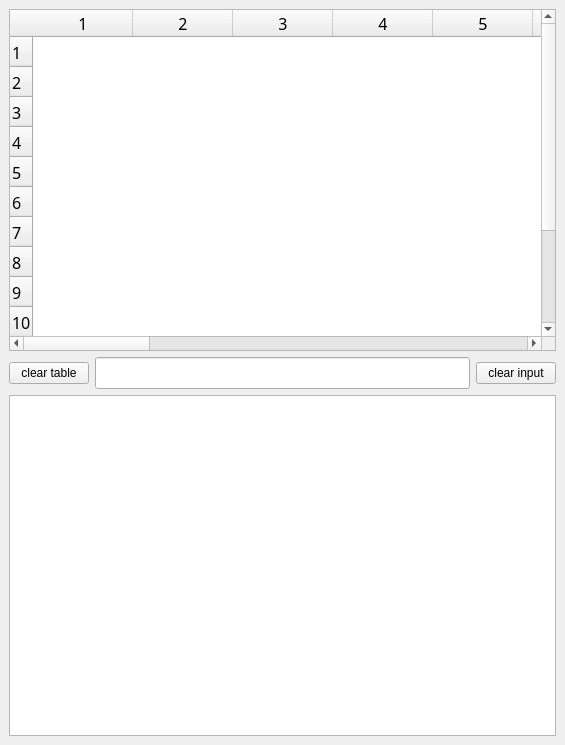
<?xml version="1.0" encoding="UTF-8"?>
<ui version="4.0">
 <class>Form</class>
 <widget class="QWidget" name="Form">
  <property name="geometry">
   <rect>
    <x>0</x>
    <y>0</y>
    <width>565</width>
    <height>745</height>
   </rect>
  </property>
  <property name="windowTitle">
   <string>Radkfile interesect query</string>
  </property>
  <layout class="QGridLayout">
   <property name="margin">
    <number>9</number>
   </property>
   <property name="spacing">
    <number>6</number>
   </property>
   <item row="1" column="2">
    <widget class="QPushButton" name="pushButton">
     <property name="text">
      <string>clear input</string>
     </property>
    </widget>
   </item>
   <item row="1" column="1">
    <widget class="QLineEdit" name="lineEdit">
     <property name="font">
      <font>
       <family>IPAPMincho</family>
       <pointsize>13</pointsize>
       <weight>50</weight>
       <italic>false</italic>
       <bold>false</bold>
       <underline>false</underline>
       <strikeout>false</strikeout>
      </font>
     </property>
     <property name="toolTip">
      <string>paste kanjis here, and all the key belonging to at least one of them will highlight</string>
     </property>
    </widget>
   </item>
   <item row="1" column="0">
    <widget class="QPushButton" name="clearButton">
     <property name="text">
      <string>clear table</string>
     </property>
    </widget>
   </item>
   <item row="0" column="0" colspan="3">
    <widget class="QTableWidget" name="tableWidget">
     <property name="font">
      <font>
       <family>Bitstream Cyberbit</family>
       <pointsize>12</pointsize>
      </font>
     </property>
     <property name="autoScroll">
      <bool>false</bool>
     </property>
     <property name="editTriggers">
      <set>QAbstractItemView::NoEditTriggers</set>
     </property>
     <property name="dragEnabled">
      <bool>true</bool>
     </property>
     <property name="selectionMode">
      <enum>QAbstractItemView::MultiSelection</enum>
     </property>
     <property name="showGrid">
      <bool>false</bool>
     </property>
     <property name="rowCount">
      <number>13</number>
     </property>
     <property name="columnCount">
      <number>20</number>
     </property>
     <row/>
     <row/>
     <row/>
     <row/>
     <row/>
     <row/>
     <row/>
     <row/>
     <row/>
     <row/>
     <row/>
     <row/>
     <row/>
     <column/>
     <column/>
     <column/>
     <column/>
     <column/>
     <column/>
     <column/>
     <column/>
     <column/>
     <column/>
     <column/>
     <column/>
     <column/>
     <column/>
     <column/>
     <column/>
     <column/>
     <column/>
     <column/>
     <column/>
    </widget>
   </item>
   <item row="2" column="0" colspan="3">
    <widget class="QTextEdit" name="textEdit">
     <property name="font">
      <font>
       <family>Bitstream Cyberbit</family>
       <pointsize>18</pointsize>
       <weight>50</weight>
       <italic>false</italic>
       <bold>false</bold>
       <underline>false</underline>
       <strikeout>false</strikeout>
      </font>
     </property>
     <property name="toolTip">
      <string>display all the kanjis who contains all of those keys selected on the above table</string>
     </property>
     <property name="readOnly">
      <bool>true</bool>
     </property>
    </widget>
   </item>
  </layout>
 </widget>
 <resources/>
 <connections>
  <connection>
   <sender>clearButton</sender>
   <signal>clicked()</signal>
   <receiver>tableWidget</receiver>
   <slot>clearSelection()</slot>
   <hints>
    <hint type="sourcelabel">
     <x>95</x>
     <y>149</y>
    </hint>
    <hint type="destinationlabel">
     <x>359</x>
     <y>122</y>
    </hint>
   </hints>
  </connection>
  <connection>
   <sender>pushButton</sender>
   <signal>clicked()</signal>
   <receiver>lineEdit</receiver>
   <slot>clear()</slot>
   <hints>
    <hint type="sourcelabel">
     <x>302</x>
     <y>153</y>
    </hint>
    <hint type="destinationlabel">
     <x>205</x>
     <y>160</y>
    </hint>
   </hints>
  </connection>
 </connections>
</ui>
